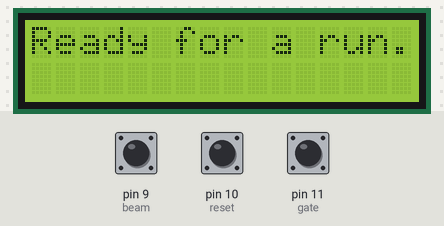
Bench run of a sketch on a simulated Arduino Uno, built with avr-gcc and run on an emulated ATmega328P. Parts: 16×2 character LCD. Inputs (shaded band) come from the test bench; at power-on: pin 11 (gate) HIGH, pin 9 (beam) HIGH, pin 10 (reset) HIGH.

Above: at 1.2 s.
1.3 s: pin 11 (gate) pulled LOW for 0.15 s
At 1.76 s:
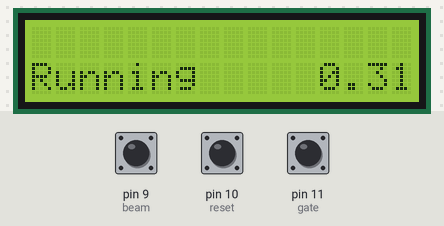
3.7 s: pin 9 (beam) pulled LOW for 0.15 s
At 5.1 s:
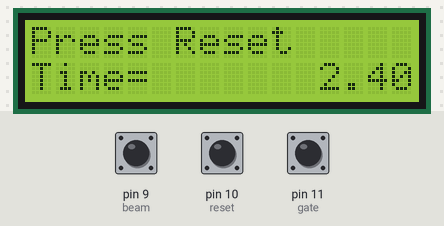
Timing chart, 0 to 6.7 s (numbered marks = the images above; inputs shaded):
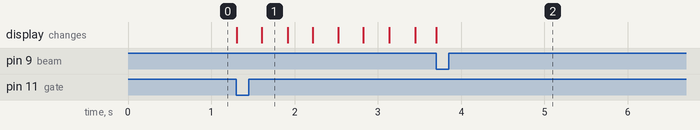

The sketch:

Working_CB_code.ino
```cpp
// initial configurations
//-------------------------------------------
#include <LiquidCrystal.h>

#define gate 11 // was "button"
#define beam 9
#define reset 10

// set some global variables
int timerMode =0;
long startTime;

// screen pin configuration
LiquidCrystal lcd(1, 2, 4, 5, 6, 7);
//-------------------------------------------

// setup - runs only once when first powered up
//---------------------------------------------
void setup(){
  Serial.begin(9600);
  lcd.begin(16,2);
  pinMode(gate, INPUT_PULLUP);
  pinMode(beam, INPUT_PULLUP);
  pinMode(reset, INPUT_PULLUP);
  lcd.clear();
  lcd.setCursor(0,0);
  lcd.print("Ready for a run.");

}
//---------------------------------------------
// modified main loop
//---------------------------------------------
void loop(){ //             if #0
  lcd.setCursor(0,1);
  if(digitalRead(gate)==LOW) {    //if #1
    if(timerMode  ==0){                  // if #2
	  startTime=millis();
	  timerMode++;
	  lcd.clear();lcd.setCursor(0,1); lcd.print("Running    ");
	  }                                    // if #2
  }                              // if #1

  if(timerMode ==1){             // if #3
	lcd.setCursor(12,1);
	lcd.print((millis()-startTime)/1000.0);

    if(digitalRead(beam) == LOW){          // if #4
      timerMode = 0;
       lcd.setCursor(0,1); lcd.print("Time=      ");
       lcd.setCursor(0,0); lcd.print("Press Reset");
	  while (digitalRead(reset) == HIGH ) { delay(50); }
	  lcd.setCursor(0,0); lcd.print("Press to Start   ");
    while(digitalRead(gate)==LOW){ lcd.clear(); lcd.print("Gate Open !     "); delay(50);}
    lcd.clear(); lcd.print("Ready for Run   ");
      }                                      // if #4
  }                                // if #3
}                         // if #0
```

Measured:
- after the input at 1.3 s, the display: first changes at once (image 1 shows a later state)
- after the input at 3.7 s, the display: changes at once (image 2)
